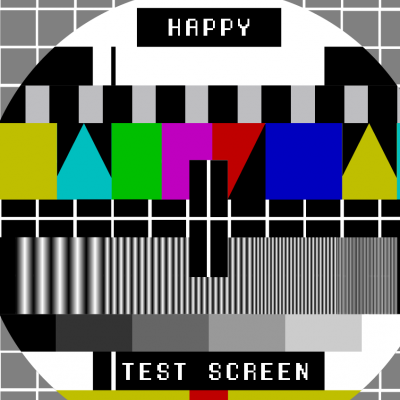
#> input picture verifier/sample.png, 400 x 400 px
$ python main.py
#> lines starting #> are read from the running program, lines starting #| are printed output that depends on the picture
### verifier/explicit.py
from instructions import *
import cv2
import numpy

input_image = cv2.imread('sample.png', 0)
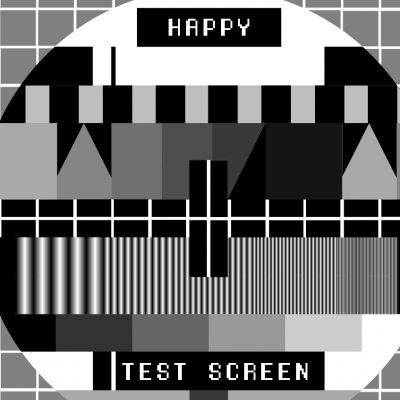
#> input_image: shape (400, 400); min 0, max 255, mean 108.3
img_height = input_image.shape[0]
#> img_height = 400
img_width = input_image.shape[1]
#> img_width = 400

div_width = sll(img_width, 2)  # div by 4
#> div_width = 100
div_height = sll(img_height, 2)  # div by 4
#> div_height = 100

quadrant = 0


# [154 lines left out: functions translate_quadrant, nearest_neighbours, bilinear, main, not called in this run]


# [2 lines that do not run on import are left out]

### verifier/instructions.py
def sll(r1, r2):
    r3 = r1
    for x in range(r2):
        r3 = r3 // 2
    return r3


def sub(r1, r2):
    return r1 - r2


def add(r1, r2):
    return r1 + r2


def mult(r1, r2):
    return r1 * r2


def vldb(img, vr1):
    return img[vr1:vr1 + 4]  # READ 2 bytes


def vmni1(vr1):
    return [vr1[0], vr1[0], vr1[1], vr1[1]]  # Bit extension


def vmni2(vr1):
    return [vr1[2], vr1[2], vr1[3], vr1[3]]  # Bit extension


def vstb(output_img, vr1, vr2):  # Must be able to store misaligned vectors
    output_img[vr2:vr2 + 4] = vr1


def vbiv(vr1, vr2):
    return [(vr1[0] * 2 / 3 + vr2[0] / 3) // 1, (vr1[1] * 2 / 3 + vr2[1] / 3) // 1,
            (vr1[2] * 2 / 3 + vr2[2] / 3) // 1, (vr1[3] * 2 / 3 + vr2[3] / 3) // 1]


def vbih1(vr1):
    return [vr1[0], (vr1[0] * 2 / 3 + vr1[1] / 3) // 1, (vr1[1] * 2 / 3 + vr1[0] / 3) // 1, vr1[1]]


def vbih2(vr1):
    return [(vr1[1] * 2 / 3 + vr1[2] / 3) // 1, (vr1[2] * 2 / 3 + vr1[1] / 3) // 1, vr1[2],
            (vr1[2] * 2 / 3 + vr1[3] / 3) // 1]


def vbih3(vr1, vr2):
    return [(vr1[3] * 2 / 3 + vr1[2] / 3) // 1, vr1[3], (vr1[3] * 2 / 3 + vr2[0] / 3) // 1,
            (vr2[0] * 2 / 3 + vr1[3] / 3) // 1]

### verifier/main.py
import numpy
import cv2

from explicit import translate_quadrant


def main():
    input_image = cv2.imread('sample.png', 0)
    cv2.imshow("INPUT", input_image)
    quadrant_size = input_image.shape[1] // 4
#> quadrant_size = 100
    # quadrant_size -= quadrant_size % 4
    # output = [0] * (2 * quadrant_size) ** 2
    quadrant_size -= quadrant_size % 2
    print(quadrant_size)
#| 100
    output = [0] * (3 * quadrant_size - 2) ** 2
    # nearest_neighbours(input_image.flatten(), input_image.shape[1], output, quadrant_size, quadrant_size)
    bilinear(input_image.flatten(), input_image.shape[1], output, quadrant_size, quadrant_size)
#> the loop in bilinear, `while row <= division_height - 1:` made 9899 passes
#> out4 on passes 1 to 3: [203, 178, 153, 128], [128, 128, 128, 128], [128, 128, 128, 128]
    output_image = numpy.array(output, dtype=numpy.uint8)
    print(len(output))
#| 88804
    output_image.shape = ((3 * quadrant_size - 2), (3 * quadrant_size - 2))
    # output_image.shape = ((2 * quadrant_size), (2 * quadrant_size))
    cv2.imshow("Other", output_image)
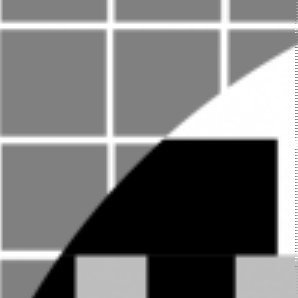
#> window 'Other': shape (298, 298); min 0, max 255, mean 118.3
    cv2.waitKey()


# TODO Manage all widths
def nearest_neighbours(input_img, input_width, output_img, division_width, division_height):
    column = 0
    read_addr = 0
    write_addr = 0
    row = 0
    while row < division_height:
        chunk = input_img[read_addr:read_addr + 4]  # READ 4 bytes
        ext = [chunk[0], chunk[0], chunk[1], chunk[1], chunk[2], chunk[2], chunk[3], chunk[3]]  # Bit extension
        output_img[write_addr:write_addr + 8] = ext  # WRITE 8 bytes
        output_img[write_addr + division_width * 2:write_addr + division_width * 2 + 8] = ext  # WRITE 8 bytes
        column = column + 4
        read_addr = read_addr + 4
        write_addr = write_addr + 8

        if column >= division_width:  #
            read_addr = read_addr - column
            read_addr = read_addr + input_width
            write_addr = write_addr + division_width * 2
            row = row + 1  # Can be replaced by a multiplication at the beginning
            column = 0


def bilinear(input_img, input_width, output_img, division_width, division_height):
    column = 1
    read_addr = 0
    write_addr = 0
    row = 1
    while row <= division_height - 1:
        chunk = input_img[read_addr:read_addr + 2]  # READ 2 bytes
        chunk2 = input_img[read_addr + input_width:read_addr + input_width + 2]  # READ 2 bytes
        temp1 = chunk[0]
        temp2 = chunk[1]
        out1 = [temp1, (temp1 * 2 / 3 + temp2 / 3) // 1, (temp1 / 3 + temp2 * 2 / 3) // 1, temp2]

        temp1 = (chunk[0] * 2 / 3 + chunk2[0] * 1 / 3) // 1
        temp2 = (chunk[1] * 2 / 3 + chunk2[1] * 1 / 3) // 1
        out2 = [temp1, (temp1 * 2 / 3 + temp2 / 3) // 1, (temp1 / 3 + temp2 * 2 / 3) // 1, temp2]

        temp1 = (chunk[0] / 3 + chunk2[0] * 2 / 3) // 1
        temp2 = (chunk[1] / 3 + chunk2[1] * 2 / 3) // 1
        out3 = [temp1, (temp1 * 2 / 3 + temp2 / 3) // 1, (temp1 / 3 + temp2 * 2 / 3) // 1, temp2]

        temp1 = chunk2[0]
        temp2 = chunk2[1]
        out4 = [temp1, (temp1 * 2 / 3 + temp2 / 3) // 1, (temp1 / 3 + temp2 * 2 / 3) // 1, temp2]

        output_img[write_addr:write_addr + 4] = out1  # WRITE 4 bytes
        output_img[write_addr + division_width * 3 - 2:write_addr + division_width * 3 - 2 + 4] = out2  # WRITE 4 bytes
        output_img[write_addr + division_width * 6 - 4:write_addr + division_width * 6 - 4 + 4] = out3  # WRITE 4 bytes
        output_img[write_addr + division_width * 9 - 6:write_addr + division_width * 9 - 6 + 4] = out4  # WRITE 4 bytes
        column = column + 1
        read_addr = read_addr + 1
        write_addr = write_addr + 3

        if column >= division_width:  #
            read_addr = read_addr - column
            read_addr = read_addr + input_width
            write_addr = write_addr + division_width * 6 - 4 - 2
            row = row + 1
            column = 0


if __name__ == "__main__":
    main()
